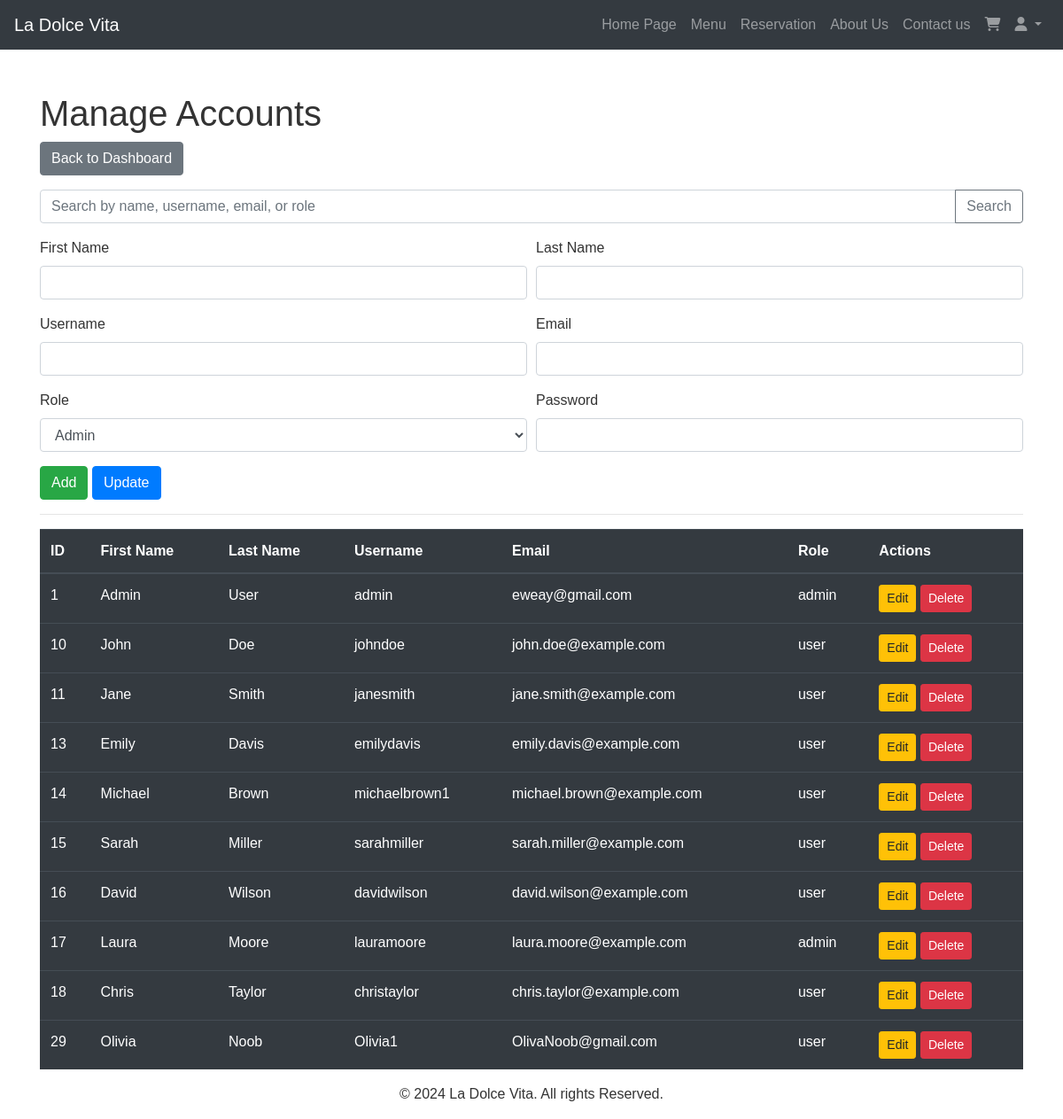
Page /index.php?page=admin_manage_accounts (signed in) on the committed database.
### tables this page shows
CREATE TABLE IF NOT EXISTS `accounts` (
  `AccountID` int NOT NULL AUTO_INCREMENT,
  `FName` varchar(30) NOT NULL,
  `LName` varchar(30) NOT NULL,
  `Username` varchar(30) NOT NULL,
  `Password` varchar(255) NOT NULL,
  `Email` varchar(50) NOT NULL,
  `Role` enum('admin','user') NOT NULL DEFAULT 'user',
  PRIMARY KEY (`AccountID`),
  UNIQUE KEY `Username` (`Username`),
  UNIQUE KEY `Email` (`Email`)
);

### src/controller/admin/manage_accounts.php (the view, shortened to what this page needs)
<?php
require_once realpath(__DIR__ . '/../../../config/config.php');
require_once realpath(__DIR__ . '/../../../utils/utils.php');
$p = isset($_GET['p']) ? (int)$_GET['p'] : 1;
$limit = 10;
$offset = ($p - 1) * $limit;
$searchTerm = '';
$whereClause = '';
$params = [];
$paramTypes = '';
if ($whereClause) {
    $sql = "SELECT * FROM accounts $whereClause LIMIT $limit OFFSET $offset";
    $stmt = $mysqli->prepare($sql);
    $stmt->bind_param($paramTypes, ...$params);
    $stmt->execute();
    $result = $stmt->get_result();
} else {
    $sql = "SELECT * FROM accounts LIMIT $limit OFFSET $offset";
    $result = mysqli_query($mysqli, $sql);
}
?>
<!DOCTYPE html>
<html lang="en">
<head>
    <link rel="stylesheet" href="https://stackpath.bootstrapcdn.com/bootstrap/4.5.2/css/bootstrap.min.css">
    <link rel="stylesheet" href="https://cdnjs.cloudflare.com/ajax/libs/font-awesome/5.15.4/css/all.min.css">
    <link rel="stylesheet" href="/assets/css/styles.css">
</head>
<body>
    <div id="navbar">
        <?php require_once realpath(__DIR__ . '/../../views/header.php'); ?>
    </div>
    <div class="container mt-5 ">
        <h1>Manage Accounts</h1>
        <a href="index.php?page=admin_dashboard" class="btn btn-secondary mb-3">Back to Dashboard</a>
        <form method="get" action="index.php" class="mb-3">
            <div class="input-group">
                <input type="text" class="form-control" name="search" placeholder="Search by name, username, email, or role" value="<?php echo htmlspecialchars($searchTerm); ?>">
                <div class="input-group-append">
                    <button class="btn btn-outline-secondary" type="submit">Search</button>
                </div>
            </div>
        </form>
        <form action="index.php?page=admin_manage_accounts" method="post">
            <div class="form-row">
                <div class="form-group col-md-6">
                    <label for="fname">First Name</label>
                    <input type="text" class="form-control" id="fname" name="fname" required>
                </div>
                <div class="form-group col-md-6">
                    <label for="lname">Last Name</label>
                    <input type="text" class="form-control" id="lname" name="lname" required>
                </div>
            </div>
            <div class="form-row">
                <div class="form-group col-md-6">
                    <label for="username">Username</label>
                    <input type="text" class="form-control" id="username" name="username" required>
                </div>
                <div class="form-group col-md-6">
                    <label for="email">Email</label>
                    <input type="email" class="form-control" id="email" name="email" required>
                </div>
            </div>
            <div class="form-row">
                <div class="form-group col-md-6">
                    <label for="role">Role</label>
                    <select class="form-control" id="role" name="role" required>
                        <option value="admin">Admin</option>
                    </select>
                </div>
                <div class="form-group col-md-6" id="passwordField">
                    <label for="password">Password</label>
                    <input type="password" class="form-control" id="password" name="password">
                </div>
            </div>
            <button type="submit" name="add" class="btn btn-success">Add</button>
            <button type="submit" name="update" class="btn btn-primary">Update</button>
        </form>
        <hr>
        <div class="table-responsive">
            <table class="table table-dark table-hover">
                <thead>
                    <tr>
                        <th>ID</th>
                        <th>First Name</th>
                        <th>Last Name</th>
                        <th>Username</th>
                        <th>Email</th>
                        <th>Role</th>
                        <th>Actions</th>
                    </tr>
                </thead>
                <tbody>
                    <?php while($row = mysqli_fetch_assoc($result)): ?>
                        <tr>
                            <td><?php echo $row['AccountID']; ?></td>
                            <td><?php echo $row['FName']; ?></td>
                            <td><?php echo $row['LName']; ?></td>
                            <td><?php echo $row['Username']; ?></td>
                            <td><?php echo $row['Email']; ?></td>
                            <td><?php echo $row['Role']; ?></td>
                            <td>
                                <a href="javascript:void(0);" class="btn btn-warning btn-sm" onclick="editAccount(<?php echo $row['AccountID']; ?>, '<?php echo $row['FName']; ?>', '<?php echo $row['LName']; ?>', '<?php echo $row['Username']; ?>', '<?php echo $row['Email']; ?>', '<?php echo $row['Role']; ?>')">Edit</a>
                                <a href="index.php?page=admin_manage_accounts&delete_id=<?php echo $row['AccountID']; ?>"
                                class="btn btn-danger btn-sm"
                                onclick="return confirm('Are you sure you want to delete this account?');">
                                Delete
                                </a>
                            </td>
                        </tr>
                    <?php endwhile; ?>
                </tbody>
            </table>
        </div>
    </div>
    <footer class="footer">
        <div class="container text-center">
            <p>&copy; 2024 La Dolce Vita. All rights Reserved. </p>
        </div>
    </footer>
</body>
</html>

### assets/css/styles.css (style rules this page uses)
* { margin: 0; padding: 0; box-sizing: border-box; }
body { font-family: 'Arial', sans-serif; color: #333; }

### rows in the picture
accounts: AccountID "1", FName "Admin", LName "User", Username "admin", Email "eweay@gmail.com", Role "admin"
accounts: AccountID "10", FName "John", LName "Doe", Username "johndoe", Email "john.doe@example.com", Role "user"
accounts: AccountID "11", FName "Jane", LName "Smith", Username "janesmith", Email "jane.smith@example.com", Role "user"
accounts: AccountID "13", FName "Emily", LName "Davis", Username "emilydavis", Email "emily.davis@example.com", Role "user"
accounts: AccountID "14", FName "Michael", LName "Brown", Username "michaelbrown1", Email "michael.brown@example.com", Role "user"
accounts: AccountID "15", FName "Sarah", LName "Miller", Username "sarahmiller", Email "sarah.miller@example.com", Role "user"
accounts: AccountID "16", FName "David", LName "Wilson", Username "davidwilson", Email "david.wilson@example.com", Role "user"
accounts: AccountID "17", FName "Laura", LName "Moore", Username "lauramoore", Email "laura.moore@example.com", Role "admin"
accounts: AccountID "18", FName "Chris", LName "Taylor", Username "christaylor", Email "chris.taylor@example.com", Role "user"
accounts: AccountID "29", FName "Olivia", LName "Noob", Username "Olivia1", Email "OlivaNoob@gmail.com", Role "user"
